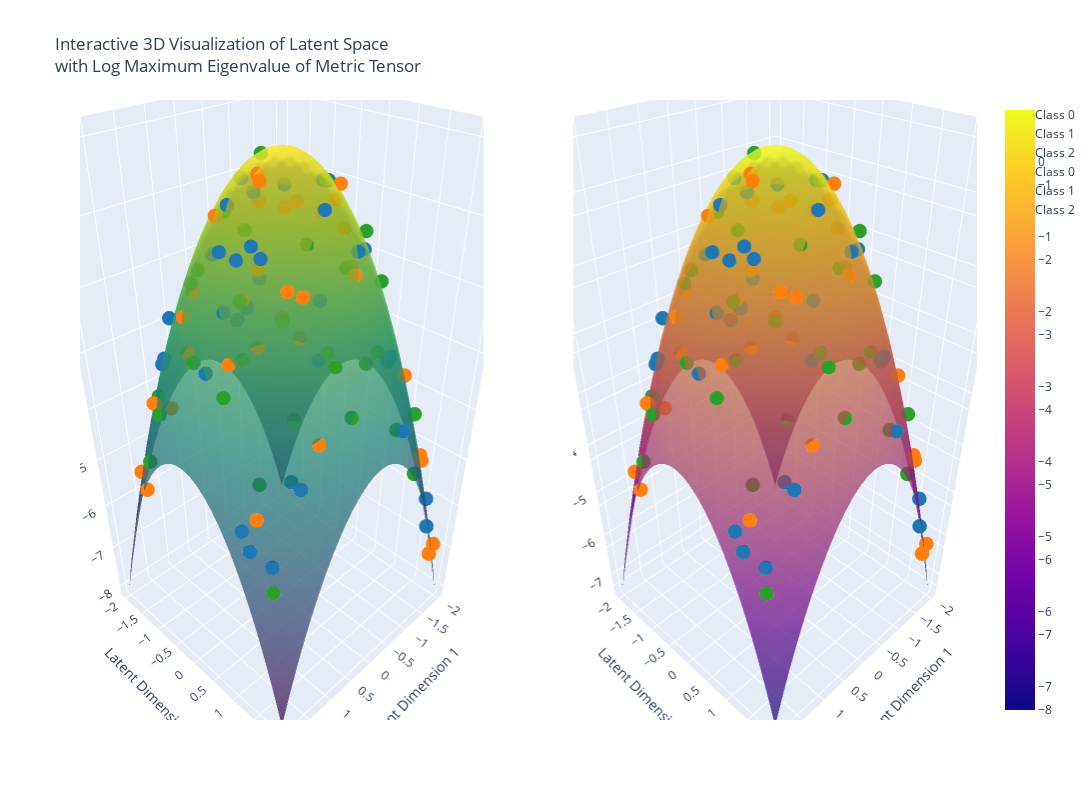
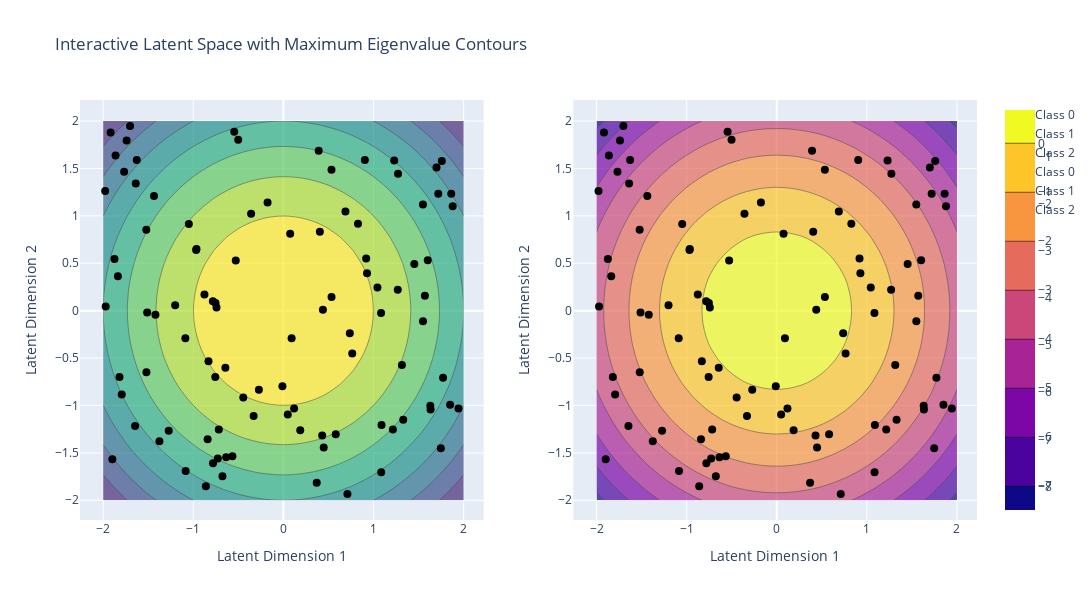

Notebook code cell kept with these figures, in order:
### Code cell
import numpy as np
import matplotlib.pyplot as plt
from mpl_toolkits.mplot3d import Axes3D
from matplotlib import cm
import plotly.graph_objects as go
import plotly.offline as py
from plotly.subplots import make_subplots

# Assume these functions are defined elsewhere and work as described in the original code
def visualize_latent_space(model, test_loader):
    # Placeholder for the function that extracts latent space embeddings and labels
    # Returns: z_points (np.array), labels (np.array)
    np.random.seed(42)
    n_samples = 100
    z_points = np.random.rand(n_samples, 2) * 4 - 2
    labels = np.random.randint(0, 3, n_samples)
    return z_points, labels

def compute_grid_metrics(model, grid_size=30):
    # Placeholder for the function that computes metric tensor information on a grid
    # Returns: X (np.array), Y (np.array), determinants (np.array), max_eigenvalues (np.array)
    x = np.linspace(-2, 2, grid_size)
    y = np.linspace(-2, 2, grid_size)
    X, Y = np.meshgrid(x, y)
    determinants = np.exp(-(X**2 + Y**2))
    max_eigenvalues = 2 * np.exp(-(X**2 + Y**2))
    return X, Y, determinants, max_eigenvalues

def visualize_3d_manifold_interactive(model, test_loader):
    # Get latent space embeddings and corresponding labels
    z_points, labels = visualize_latent_space(model, test_loader)
    num_classes = len(np.unique(labels))
    
    # Compute metric tensor information on a grid
    grid_size = 30
    X, Y, determinants, max_eigenvalues = compute_grid_metrics(model, grid_size=grid_size)
    
    # Scale the determinants for better visualization (using log scale)
    # Add a small constant to avoid log(0)
    Z = np.log(determinants + 1e-10)
    Z_eig = np.log(max_eigenvalues + 1e-10)
    
    # Initialize Plotly figure with subplots
    fig = make_subplots(rows=1, cols=2, specs=[[{'type': 'surface'}, {'type': 'surface'}]])
    
    # --- First Interactive 3D Plot: Log Determinant ---
    fig.add_trace(go.Surface(x=X, y=Y, z=Z, colorscale='Viridis', opacity=0.7,
                             name='Log Determinant'), row=1, col=1)
    
    # Find Z values for the latent points on the surface
    point_z = np.zeros(len(z_points))
    for i, point in enumerate(z_points):
        x_idx = np.argmin(np.abs(X[0, :] - point[0]))
        y_idx = np.argmin(np.abs(Y[:, 0] - point[1]))
        point_z[i] = Z[y_idx, x_idx]
        
    # Scatter plot of latent points colored by class
    scatter_traces = []
    unique_labels = np.unique(labels)
    colors = plt.cm.tab10(np.linspace(0, 1, len(unique_labels)))
    
    for i, label in enumerate(unique_labels):
        mask = labels == label
        scatter_traces.append(go.Scatter3d(x=z_points[mask, 0], y=z_points[mask, 1], z=point_z[mask],
                                         mode='markers',
                                         marker=dict(size=5, color=[cm.tab10(label)] * np.sum(mask)),
                                         name=f'Class {label}'))
        
    for trace in scatter_traces:
        fig.add_trace(trace, row=1, col=1)
    
    fig.update_layout(scene1=dict(
                        xaxis_title='Latent Dimension 1',
                        yaxis_title='Latent Dimension 2',
                        zaxis_title='Log Determinant'),
                      title_text='Interactive 3D Visualization of Latent Space<br>with Log Determinant of Metric Tensor')
    
    # --- Second Interactive 3D Plot: Log Maximum Eigenvalue ---
    fig.add_trace(go.Surface(x=X, y=Y, z=Z_eig, colorscale='Plasma', opacity=0.7,
                             name='Log Max Eigenvalue'), row=1, col=2)
    
    # Find Z values for the latent points on the surface
    point_z_eig = np.zeros(len(z_points))
    for i, point in enumerate(z_points):
        x_idx = np.argmin(np.abs(X[0, :] - point[0]))
        y_idx = np.argmin(np.abs(Y[:, 0] - point[1]))
        point_z_eig[i] = Z_eig[y_idx, x_idx]
        
    # Scatter plot of latent points colored by class
    scatter_traces_eig = []
    for i, label in enumerate(unique_labels):
        mask = labels == label
        scatter_traces_eig.append(go.Scatter3d(x=z_points[mask, 0], y=z_points[mask, 1], z=point_z_eig[mask],
                                             mode='markers',
                                             marker=dict(size=5, color=[cm.tab10(label)] * np.sum(mask)),
                                             name=f'Class {label}'))
        
    for trace in scatter_traces_eig:
        fig.add_trace(trace, row=1, col=2)
    
    fig.update_layout(scene2=dict(
                        xaxis_title='Latent Dimension 1',
                        yaxis_title='Latent Dimension 2',
                        zaxis_title='Log Max Eigenvalue'),
                      title_text='Interactive 3D Visualization of Latent Space<br>with Log Maximum Eigenvalue of Metric Tensor')
    
    fig.update_layout(height=800, width=1400)
    fig.show()
    
    # --- Interactive 2D Plots with Contours ---
    fig_2d = make_subplots(rows=1, cols=2)
    
    # Subplot for determinant contours
    contour_trace_det = go.Contour(x=X[0], y=Y[:, 0], z=Z, colorscale='Viridis', opacity=0.7,
                                   name='Log Determinant')
    fig_2d.add_trace(contour_trace_det, row=1, col=1)
    
    # Scatter plot of latent points colored by class
    scatter_traces_2d_det = []
    for i, label in enumerate(unique_labels):
        mask = labels == label
        scatter_traces_2d_det.append(go.Scatter(x=z_points[mask, 0], y=z_points[mask, 1],
                                               mode='markers',
                                               marker=dict(size=8, color=[cm.tab10(label)] * np.sum(mask)),
                                               name=f'Class {label}'))
        
    for trace in scatter_traces_2d_det:
        fig_2d.add_trace(trace, row=1, col=1)
        
    fig_2d.update_xaxes(title_text="Latent Dimension 1", row=1, col=1)
    fig_2d.update_yaxes(title_text="Latent Dimension 2", row=1, col=1)
    fig_2d.update_layout(title_text='Interactive Latent Space with Determinant Contours')
    
    # Subplot for eigenvalue contours
    contour_trace_eig = go.Contour(x=X[0], y=Y[:, 0], z=Z_eig, colorscale='Plasma', opacity=0.7,
                                   name='Log Max Eigenvalue')
    fig_2d.add_trace(contour_trace_eig, row=1, col=2)
    
    # Scatter plot of latent points colored by class
    scatter_traces_2d_eig = []
    for i, label in enumerate(unique_labels):
        mask = labels == label
        scatter_traces_2d_eig.append(go.Scatter(x=z_points[mask, 0], y=z_points[mask, 1],
                                               mode='markers',
                                               marker=dict(size=8, color=[cm.tab10(label)] * np.sum(mask)),
                                               name=f'Class {label}'))
        
    for trace in scatter_traces_2d_eig:
        fig_2d.add_trace(trace, row=1, col=2)
        
    fig_2d.update_xaxes(title_text="Latent Dimension 1", row=1, col=2)
    fig_2d.update_yaxes(title_text="Latent Dimension 2", row=1, col=2)
    fig_2d.update_layout(title_text='Interactive Latent Space with Maximum Eigenvalue Contours')
    
    fig_2d.update_layout(height=600, width=1200)
    fig_2d.show()
    
    return z_points, labels, X, Y, Z, Z_eig


# Call the interactive visualization function
visualize_3d_manifold_interactive(model, test_loader)

### Figure 1 — Plotly figure (JSON) as saved in the notebook; plotly's stock layout.template omitted (floating-point values rounded to 4 significant figures; data arrays with more than 128 entries replaced by an {"elided": "..."} marker saying what was removed)
{"data": [{"colorscale": [[0, "#440154"], [0.1111, "#482878"], [0.2222, "#3e4989"], [0.3333, "#31688e"], [0.4444, "#26828e"], [0.5556, "#1f9e89"], [0.6667, "#35b779"], [0.7778, "#6ece58"], [0.8889, "#b5de2b"], [1, "#fde725"]], "name": "Log Determinant", "opacity": 0.7, "scene": "scene", "type": "surface", "x": {"elided": "30x30 float values"}, "y": {"elided": "30x30 float values"}, "z": {"elided": "30x30 float values"}}, {"marker": {"color": {"elided": "35x4 float values"}, "size": 5}, "mode": "markers", "name": "Class 0", "scene": "scene", "type": "scatter3d", "x": [0.928, 1.33, -0.783, -0.2722, -1.74, 1.863, -0.7815, 0.7369, -1.862, 0.1868, 1.878, 1.089, -0.6764, 0.9184, -1.522, 1.043, 1.084, -1.874, -0.7426, -0.3585, -0.841, 1.215, 1.57, 1.23, -0.728, 1.272, -1.521, 0.07516, -0.5455, -0.01101, -1.794, 1.699, -0.9682, 1.269, -0.6439], "y": [0.3946, -1.151, 0.09903, -0.8351, 1.796, 1.234, -1.609, -0.2394, 1.637, -1.261, 1.101, -1.205, -1.746, 0.5502, 0.853, 0.2451, -0.02482, 0.5456, 0.03428, 1.022, -1.355, -1.254, 0.1574, 1.584, -1.56, 1.443, -0.6495, 0.8121, 1.887, -0.7965, -0.8854, 1.509, 0.6399, 0.2208, -0.6032], "z": [-0.9227, -3.092, -0.5803, -0.8466, -6.44, -4.842, -3.092, -0.6183, -5.983, -1.76, -4.537, -2.445, -3.358, -1.037, -3.32, -1.113, -1.075, -3.7, -0.5803, -1.189, -2.521, -3.092, -2.559, -3.891, -3.092, -3.815, -2.901, -0.5803, -3.7, -0.5803, -4.271, -5.07, -1.455, -1.76, -0.7705]}, {"marker": {"color": {"elided": "35x4 float values"}, "size": 5}, "mode": "markers", "name": "Class 1", "scene": "scene", "type": "scatter3d", "x": [-1.376, -1.768, -1.918, 0.4474, -0.8314, -0.1757, -1.201, 0.3697, -1.512, -1.646, -0.4453, 1.315, -0.8763, -1.436, -1.702, 0.8274, 1.452, -0.7561, 1.63, -1.085, 1.719, -1.088, 0.4383, 1.633, 1.943, 0.6885, -0.5289, 0.5341, -0.7169, 0.7103, 0.7638, 1.747, -0.6357, -1.628, 0.9038], "y": [-1.376, 1.465, 1.88, -1.442, -0.5346, 1.141, 0.05694, -1.814, -0.01929, -1.216, -0.9146, -0.573, 0.1708, 1.209, 1.948, 0.916, 0.4932, -0.6993, -1.003, -1.692, 1.232, -0.2916, 0.01072, -1.042, -1.032, 1.046, 0.5292, 0.1431, -1.254, -1.934, -0.4531, -1.45, -1.546, 1.589, 1.588], "z": [-3.434, -5.07, -6.935, -2.331, -1.037, -1.417, -1.379, -3.586, -2.102, -3.891, -1.037, -2.102, -0.8466, -3.472, -6.973, -1.379, -2.331, -1.151, -3.586, -4.043, -4.347, -1.189, -0.2378, -3.586, -5.07, -1.455, -0.4661, -0.2759, -2.293, -4.576, -0.8086, -5.07, -2.901, -5.032, -3.32]}, {"marker": {"color": [[0.1725, 0.6275, 0.1725, 1], [0.1725, 0.6275, 0.1725, 1], [0.1725, 0.6275, 0.1725, 1], [0.1725, 0.6275, 0.1725, 1], [0.1725, 0.6275, 0.1725, 1], [0.1725, 0.6275, 0.1725, 1], [0.1725, 0.6275, 0.1725, 1], [0.1725, 0.6275, 0.1725, 1], [0.1725, 0.6275, 0.1725, 1], [0.1725, 0.6275, 0.1725, 1], [0.1725, 0.6275, 0.1725, 1], [0.1725, 0.6275, 0.1725, 1], [0.1725, 0.6275, 0.1725, 1], [0.1725, 0.6275, 0.1725, 1], [0.1725, 0.6275, 0.1725, 1], [0.1725, 0.6275, 0.1725, 1], [0.1725, 0.6275, 0.1725, 1], [0.1725, 0.6275, 0.1725, 1], [0.1725, 0.6275, 0.1725, 1], [0.1725, 0.6275, 0.1725, 1], [0.1725, 0.6275, 0.1725, 1], [0.1725, 0.6275, 0.1725, 1], [0.1725, 0.6275, 0.1725, 1], [0.1725, 0.6275, 0.1725, 1], [0.1725, 0.6275, 0.1725, 1], [0.1725, 0.6275, 0.1725, 1], [0.1725, 0.6275, 0.1725, 1], [0.1725, 0.6275, 0.1725, 1], [0.1725, 0.6275, 0.1725, 1], [0.1725, 0.6275, 0.1725, 1]], "size": 5}, "mode": "markers", "name": "Class 2", "scene": "scene", "type": "scatter3d", "x": [-0.5018, 0.4045, -1.273, 0.4302, -0.9649, -0.7532, 1.758, 0.3916, -1.819, -1.978, 1.085, -0.5661, 1.549, 0.09093, -1.898, 0.5336, -1.972, -0.3304, 1.772, 1.85, -0.8606, -1.42, -1.049, -1.639, -1.837, 0.04837, 0.5807, 0.1186, 1.602, 1.548], "y": [1.803, 0.8323, -1.266, -1.318, 0.6501, 0.08027, 1.579, 1.687, -0.6987, 1.262, -1.704, -1.537, -0.1111, -0.2898, -1.568, 1.486, 0.04299, -1.112, -0.7072, -0.9929, -1.852, -0.04219, 0.9129, 1.341, 0.3636, -1.094, -1.303, -1.033, 0.5324, 1.12], "z": [-3.7, -0.9227, -3.434, -1.95, -1.189, -0.5803, -5.489, -3.092, -4.043, -5.717, -4.043, -2.901, -2.521, -0.1237, -5.983, -2.331, -4.005, -1.493, -3.548, -4.537, -4.271, -2.102, -1.874, -4.233, -3.586, -1.075, -2.102, -1.075, -2.749, -3.891]}, {"colorscale": [[0, "#0d0887"], [0.1111, "#46039f"], [0.2222, "#7201a8"], [0.3333, "#9c179e"], [0.4444, "#bd3786"], [0.5556, "#d8576b"], [0.6667, "#ed7953"], [0.7778, "#fb9f3a"], [0.8889, "#fdca26"], [1, "#f0f921"]], "name": "Log Max Eigenvalue", "opacity": 0.7, "scene": "scene2", "type": "surface", "x": {"elided": "30x30 float values"}, "y": {"elided": "30x30 float values"}, "z": {"elided": "30x30 float values"}}, {"marker": {"color": {"elided": "35x4 float values"}, "size": 5}, "mode": "markers", "name": "Class 0", "scene": "scene2", "type": "scatter3d", "x": [0.928, 1.33, -0.783, -0.2722, -1.74, 1.863, -0.7815, 0.7369, -1.862, 0.1868, 1.878, 1.089, -0.6764, 0.9184, -1.522, 1.043, 1.084, -1.874, -0.7426, -0.3585, -0.841, 1.215, 1.57, 1.23, -0.728, 1.272, -1.521, 0.07516, -0.5455, -0.01101, -1.794, 1.699, -0.9682, 1.269, -0.6439], "y": [0.3946, -1.151, 0.09903, -0.8351, 1.796, 1.234, -1.609, -0.2394, 1.637, -1.261, 1.101, -1.205, -1.746, 0.5502, 0.853, 0.2451, -0.02482, 0.5456, 0.03428, 1.022, -1.355, -1.254, 0.1574, 1.584, -1.56, 1.443, -0.6495, 0.8121, 1.887, -0.7965, -0.8854, 1.509, 0.6399, 0.2208, -0.6032], "z": [-0.2296, -2.398, 0.1129, -0.1535, -5.747, -4.149, -2.398, 0.07484, -5.29, -1.067, -3.844, -1.752, -2.665, -0.3437, -2.627, -0.4198, -0.3818, -3.007, 0.1129, -0.4959, -1.828, -2.398, -1.866, -3.197, -2.398, -3.121, -2.208, 0.1129, -3.007, 0.1129, -3.578, -4.377, -0.7623, -1.067, -0.07736]}, {"marker": {"color": {"elided": "35x4 float values"}, "size": 5}, "mode": "markers", "name": "Class 1", "scene": "scene2", "type": "scatter3d", "x": [-1.376, -1.768, -1.918, 0.4474, -0.8314, -0.1757, -1.201, 0.3697, -1.512, -1.646, -0.4453, 1.315, -0.8763, -1.436, -1.702, 0.8274, 1.452, -0.7561, 1.63, -1.085, 1.719, -1.088, 0.4383, 1.633, 1.943, 0.6885, -0.5289, 0.5341, -0.7169, 0.7103, 0.7638, 1.747, -0.6357, -1.628, 0.9038], "y": [-1.376, 1.465, 1.88, -1.442, -0.5346, 1.141, 0.05694, -1.814, -0.01929, -1.216, -0.9146, -0.573, 0.1708, 1.209, 1.948, 0.916, 0.4932, -0.6993, -1.003, -1.692, 1.232, -0.2916, 0.01072, -1.042, -1.032, 1.046, 0.5292, 0.1431, -1.254, -1.934, -0.4531, -1.45, -1.546, 1.589, 1.588], "z": [-2.741, -4.377, -6.241, -1.637, -0.3437, -0.7242, -0.6862, -2.893, -1.409, -3.197, -0.3437, -1.409, -0.1535, -2.779, -6.28, -0.6862, -1.637, -0.4579, -2.893, -3.35, -3.654, -0.4959, 0.4553, -2.893, -4.377, -0.7623, 0.227, 0.4173, -1.599, -3.882, -0.1154, -4.377, -2.208, -4.339, -2.627]}, {"marker": {"color": [[0.1725, 0.6275, 0.1725, 1], [0.1725, 0.6275, 0.1725, 1], [0.1725, 0.6275, 0.1725, 1], [0.1725, 0.6275, 0.1725, 1], [0.1725, 0.6275, 0.1725, 1], [0.1725, 0.6275, 0.1725, 1], [0.1725, 0.6275, 0.1725, 1], [0.1725, 0.6275, 0.1725, 1], [0.1725, 0.6275, 0.1725, 1], [0.1725, 0.6275, 0.1725, 1], [0.1725, 0.6275, 0.1725, 1], [0.1725, 0.6275, 0.1725, 1], [0.1725, 0.6275, 0.1725, 1], [0.1725, 0.6275, 0.1725, 1], [0.1725, 0.6275, 0.1725, 1], [0.1725, 0.6275, 0.1725, 1], [0.1725, 0.6275, 0.1725, 1], [0.1725, 0.6275, 0.1725, 1], [0.1725, 0.6275, 0.1725, 1], [0.1725, 0.6275, 0.1725, 1], [0.1725, 0.6275, 0.1725, 1], [0.1725, 0.6275, 0.1725, 1], [0.1725, 0.6275, 0.1725, 1], [0.1725, 0.6275, 0.1725, 1], [0.1725, 0.6275, 0.1725, 1], [0.1725, 0.6275, 0.1725, 1], [0.1725, 0.6275, 0.1725, 1], [0.1725, 0.6275, 0.1725, 1], [0.1725, 0.6275, 0.1725, 1], [0.1725, 0.6275, 0.1725, 1]], "size": 5}, "mode": "markers", "name": "Class 2", "scene": "scene2", "type": "scatter3d", "x": [-0.5018, 0.4045, -1.273, 0.4302, -0.9649, -0.7532, 1.758, 0.3916, -1.819, -1.978, 1.085, -0.5661, 1.549, 0.09093, -1.898, 0.5336, -1.972, -0.3304, 1.772, 1.85, -0.8606, -1.42, -1.049, -1.639, -1.837, 0.04837, 0.5807, 0.1186, 1.602, 1.548], "y": [1.803, 0.8323, -1.266, -1.318, 0.6501, 0.08027, 1.579, 1.687, -0.6987, 1.262, -1.704, -1.537, -0.1111, -0.2898, -1.568, 1.486, 0.04299, -1.112, -0.7072, -0.9929, -1.852, -0.04219, 0.9129, 1.341, 0.3636, -1.094, -1.303, -1.033, 0.5324, 1.12], "z": [-3.007, -0.2296, -2.741, -1.257, -0.4959, 0.1129, -4.796, -2.398, -3.35, -5.024, -3.35, -2.208, -1.828, 0.5695, -5.29, -1.637, -3.312, -0.8003, -2.855, -3.844, -3.578, -1.409, -1.181, -3.54, -2.893, -0.3818, -1.409, -0.3818, -2.056, -3.197]}], "layout": {"height": 800, "scene": {"domain": {"x": [0, 0.45], "y": [0, 1]}, "xaxis": {"title": {"text": "Latent Dimension 1"}}, "yaxis": {"title": {"text": "Latent Dimension 2"}}, "zaxis": {"title": {"text": "Log Determinant"}}}, "scene2": {"domain": {"x": [0.55, 1], "y": [0, 1]}, "xaxis": {"title": {"text": "Latent Dimension 1"}}, "yaxis": {"title": {"text": "Latent Dimension 2"}}, "zaxis": {"title": {"text": "Log Max Eigenvalue"}}}, "title": {"text": "Interactive 3D Visualization of Latent Space<br>with Log Maximum Eigenvalue of Metric Tensor"}, "width": 1400}}

### Figure 2 — Plotly figure (JSON) as saved in the notebook; plotly's stock layout.template omitted (floating-point values rounded to 4 significant figures; data arrays with more than 128 entries replaced by an {"elided": "..."} marker saying what was removed)
{"data": [{"colorscale": [[0, "#440154"], [0.1111, "#482878"], [0.2222, "#3e4989"], [0.3333, "#31688e"], [0.4444, "#26828e"], [0.5556, "#1f9e89"], [0.6667, "#35b779"], [0.7778, "#6ece58"], [0.8889, "#b5de2b"], [1, "#fde725"]], "name": "Log Determinant", "opacity": 0.7, "type": "contour", "x": [-2, -1.862, -1.724, -1.586, -1.448, -1.31, -1.172, -1.034, -0.8966, -0.7586, -0.6207, -0.4828, -0.3448, -0.2069, -0.06897, 0.06897, 0.2069, 0.3448, 0.4828, 0.6207, 0.7586, 0.8966, 1.034, 1.172, 1.31, 1.448, 1.586, 1.724, 1.862, 2], "xaxis": "x", "y": [-2, -1.862, -1.724, -1.586, -1.448, -1.31, -1.172, -1.034, -0.8966, -0.7586, -0.6207, -0.4828, -0.3448, -0.2069, -0.06897, 0.06897, 0.2069, 0.3448, 0.4828, 0.6207, 0.7586, 0.8966, 1.034, 1.172, 1.31, 1.448, 1.586, 1.724, 1.862, 2], "yaxis": "y", "z": {"elided": "30x30 float values"}}, {"marker": {"color": {"elided": "35x4 float values"}, "size": 8}, "mode": "markers", "name": "Class 0", "type": "scatter", "x": [0.928, 1.33, -0.783, -0.2722, -1.74, 1.863, -0.7815, 0.7369, -1.862, 0.1868, 1.878, 1.089, -0.6764, 0.9184, -1.522, 1.043, 1.084, -1.874, -0.7426, -0.3585, -0.841, 1.215, 1.57, 1.23, -0.728, 1.272, -1.521, 0.07516, -0.5455, -0.01101, -1.794, 1.699, -0.9682, 1.269, -0.6439], "xaxis": "x", "y": [0.3946, -1.151, 0.09903, -0.8351, 1.796, 1.234, -1.609, -0.2394, 1.637, -1.261, 1.101, -1.205, -1.746, 0.5502, 0.853, 0.2451, -0.02482, 0.5456, 0.03428, 1.022, -1.355, -1.254, 0.1574, 1.584, -1.56, 1.443, -0.6495, 0.8121, 1.887, -0.7965, -0.8854, 1.509, 0.6399, 0.2208, -0.6032], "yaxis": "y"}, {"marker": {"color": {"elided": "35x4 float values"}, "size": 8}, "mode": "markers", "name": "Class 1", "type": "scatter", "x": [-1.376, -1.768, -1.918, 0.4474, -0.8314, -0.1757, -1.201, 0.3697, -1.512, -1.646, -0.4453, 1.315, -0.8763, -1.436, -1.702, 0.8274, 1.452, -0.7561, 1.63, -1.085, 1.719, -1.088, 0.4383, 1.633, 1.943, 0.6885, -0.5289, 0.5341, -0.7169, 0.7103, 0.7638, 1.747, -0.6357, -1.628, 0.9038], "xaxis": "x", "y": [-1.376, 1.465, 1.88, -1.442, -0.5346, 1.141, 0.05694, -1.814, -0.01929, -1.216, -0.9146, -0.573, 0.1708, 1.209, 1.948, 0.916, 0.4932, -0.6993, -1.003, -1.692, 1.232, -0.2916, 0.01072, -1.042, -1.032, 1.046, 0.5292, 0.1431, -1.254, -1.934, -0.4531, -1.45, -1.546, 1.589, 1.588], "yaxis": "y"}, {"marker": {"color": [[0.1725, 0.6275, 0.1725, 1], [0.1725, 0.6275, 0.1725, 1], [0.1725, 0.6275, 0.1725, 1], [0.1725, 0.6275, 0.1725, 1], [0.1725, 0.6275, 0.1725, 1], [0.1725, 0.6275, 0.1725, 1], [0.1725, 0.6275, 0.1725, 1], [0.1725, 0.6275, 0.1725, 1], [0.1725, 0.6275, 0.1725, 1], [0.1725, 0.6275, 0.1725, 1], [0.1725, 0.6275, 0.1725, 1], [0.1725, 0.6275, 0.1725, 1], [0.1725, 0.6275, 0.1725, 1], [0.1725, 0.6275, 0.1725, 1], [0.1725, 0.6275, 0.1725, 1], [0.1725, 0.6275, 0.1725, 1], [0.1725, 0.6275, 0.1725, 1], [0.1725, 0.6275, 0.1725, 1], [0.1725, 0.6275, 0.1725, 1], [0.1725, 0.6275, 0.1725, 1], [0.1725, 0.6275, 0.1725, 1], [0.1725, 0.6275, 0.1725, 1], [0.1725, 0.6275, 0.1725, 1], [0.1725, 0.6275, 0.1725, 1], [0.1725, 0.6275, 0.1725, 1], [0.1725, 0.6275, 0.1725, 1], [0.1725, 0.6275, 0.1725, 1], [0.1725, 0.6275, 0.1725, 1], [0.1725, 0.6275, 0.1725, 1], [0.1725, 0.6275, 0.1725, 1]], "size": 8}, "mode": "markers", "name": "Class 2", "type": "scatter", "x": [-0.5018, 0.4045, -1.273, 0.4302, -0.9649, -0.7532, 1.758, 0.3916, -1.819, -1.978, 1.085, -0.5661, 1.549, 0.09093, -1.898, 0.5336, -1.972, -0.3304, 1.772, 1.85, -0.8606, -1.42, -1.049, -1.639, -1.837, 0.04837, 0.5807, 0.1186, 1.602, 1.548], "xaxis": "x", "y": [1.803, 0.8323, -1.266, -1.318, 0.6501, 0.08027, 1.579, 1.687, -0.6987, 1.262, -1.704, -1.537, -0.1111, -0.2898, -1.568, 1.486, 0.04299, -1.112, -0.7072, -0.9929, -1.852, -0.04219, 0.9129, 1.341, 0.3636, -1.094, -1.303, -1.033, 0.5324, 1.12], "yaxis": "y"}, {"colorscale": [[0, "#0d0887"], [0.1111, "#46039f"], [0.2222, "#7201a8"], [0.3333, "#9c179e"], [0.4444, "#bd3786"], [0.5556, "#d8576b"], [0.6667, "#ed7953"], [0.7778, "#fb9f3a"], [0.8889, "#fdca26"], [1, "#f0f921"]], "name": "Log Max Eigenvalue", "opacity": 0.7, "type": "contour", "x": [-2, -1.862, -1.724, -1.586, -1.448, -1.31, -1.172, -1.034, -0.8966, -0.7586, -0.6207, -0.4828, -0.3448, -0.2069, -0.06897, 0.06897, 0.2069, 0.3448, 0.4828, 0.6207, 0.7586, 0.8966, 1.034, 1.172, 1.31, 1.448, 1.586, 1.724, 1.862, 2], "xaxis": "x2", "y": [-2, -1.862, -1.724, -1.586, -1.448, -1.31, -1.172, -1.034, -0.8966, -0.7586, -0.6207, -0.4828, -0.3448, -0.2069, -0.06897, 0.06897, 0.2069, 0.3448, 0.4828, 0.6207, 0.7586, 0.8966, 1.034, 1.172, 1.31, 1.448, 1.586, 1.724, 1.862, 2], "yaxis": "y2", "z": {"elided": "30x30 float values"}}, {"marker": {"color": {"elided": "35x4 float values"}, "size": 8}, "mode": "markers", "name": "Class 0", "type": "scatter", "x": [0.928, 1.33, -0.783, -0.2722, -1.74, 1.863, -0.7815, 0.7369, -1.862, 0.1868, 1.878, 1.089, -0.6764, 0.9184, -1.522, 1.043, 1.084, -1.874, -0.7426, -0.3585, -0.841, 1.215, 1.57, 1.23, -0.728, 1.272, -1.521, 0.07516, -0.5455, -0.01101, -1.794, 1.699, -0.9682, 1.269, -0.6439], "xaxis": "x2", "y": [0.3946, -1.151, 0.09903, -0.8351, 1.796, 1.234, -1.609, -0.2394, 1.637, -1.261, 1.101, -1.205, -1.746, 0.5502, 0.853, 0.2451, -0.02482, 0.5456, 0.03428, 1.022, -1.355, -1.254, 0.1574, 1.584, -1.56, 1.443, -0.6495, 0.8121, 1.887, -0.7965, -0.8854, 1.509, 0.6399, 0.2208, -0.6032], "yaxis": "y2"}, {"marker": {"color": {"elided": "35x4 float values"}, "size": 8}, "mode": "markers", "name": "Class 1", "type": "scatter", "x": [-1.376, -1.768, -1.918, 0.4474, -0.8314, -0.1757, -1.201, 0.3697, -1.512, -1.646, -0.4453, 1.315, -0.8763, -1.436, -1.702, 0.8274, 1.452, -0.7561, 1.63, -1.085, 1.719, -1.088, 0.4383, 1.633, 1.943, 0.6885, -0.5289, 0.5341, -0.7169, 0.7103, 0.7638, 1.747, -0.6357, -1.628, 0.9038], "xaxis": "x2", "y": [-1.376, 1.465, 1.88, -1.442, -0.5346, 1.141, 0.05694, -1.814, -0.01929, -1.216, -0.9146, -0.573, 0.1708, 1.209, 1.948, 0.916, 0.4932, -0.6993, -1.003, -1.692, 1.232, -0.2916, 0.01072, -1.042, -1.032, 1.046, 0.5292, 0.1431, -1.254, -1.934, -0.4531, -1.45, -1.546, 1.589, 1.588], "yaxis": "y2"}, {"marker": {"color": [[0.1725, 0.6275, 0.1725, 1], [0.1725, 0.6275, 0.1725, 1], [0.1725, 0.6275, 0.1725, 1], [0.1725, 0.6275, 0.1725, 1], [0.1725, 0.6275, 0.1725, 1], [0.1725, 0.6275, 0.1725, 1], [0.1725, 0.6275, 0.1725, 1], [0.1725, 0.6275, 0.1725, 1], [0.1725, 0.6275, 0.1725, 1], [0.1725, 0.6275, 0.1725, 1], [0.1725, 0.6275, 0.1725, 1], [0.1725, 0.6275, 0.1725, 1], [0.1725, 0.6275, 0.1725, 1], [0.1725, 0.6275, 0.1725, 1], [0.1725, 0.6275, 0.1725, 1], [0.1725, 0.6275, 0.1725, 1], [0.1725, 0.6275, 0.1725, 1], [0.1725, 0.6275, 0.1725, 1], [0.1725, 0.6275, 0.1725, 1], [0.1725, 0.6275, 0.1725, 1], [0.1725, 0.6275, 0.1725, 1], [0.1725, 0.6275, 0.1725, 1], [0.1725, 0.6275, 0.1725, 1], [0.1725, 0.6275, 0.1725, 1], [0.1725, 0.6275, 0.1725, 1], [0.1725, 0.6275, 0.1725, 1], [0.1725, 0.6275, 0.1725, 1], [0.1725, 0.6275, 0.1725, 1], [0.1725, 0.6275, 0.1725, 1], [0.1725, 0.6275, 0.1725, 1]], "size": 8}, "mode": "markers", "name": "Class 2", "type": "scatter", "x": [-0.5018, 0.4045, -1.273, 0.4302, -0.9649, -0.7532, 1.758, 0.3916, -1.819, -1.978, 1.085, -0.5661, 1.549, 0.09093, -1.898, 0.5336, -1.972, -0.3304, 1.772, 1.85, -0.8606, -1.42, -1.049, -1.639, -1.837, 0.04837, 0.5807, 0.1186, 1.602, 1.548], "xaxis": "x2", "y": [1.803, 0.8323, -1.266, -1.318, 0.6501, 0.08027, 1.579, 1.687, -0.6987, 1.262, -1.704, -1.537, -0.1111, -0.2898, -1.568, 1.486, 0.04299, -1.112, -0.7072, -0.9929, -1.852, -0.04219, 0.9129, 1.341, 0.3636, -1.094, -1.303, -1.033, 0.5324, 1.12], "yaxis": "y2"}], "layout": {"height": 600, "title": {"text": "Interactive Latent Space with Maximum Eigenvalue Contours"}, "width": 1200, "xaxis": {"anchor": "y", "domain": [0, 0.45], "title": {"text": "Latent Dimension 1"}}, "xaxis2": {"anchor": "y2", "domain": [0.55, 1], "title": {"text": "Latent Dimension 1"}}, "yaxis": {"anchor": "x", "domain": [0, 1], "title": {"text": "Latent Dimension 2"}}, "yaxis2": {"anchor": "x2", "domain": [0, 1], "title": {"text": "Latent Dimension 2"}}}}
